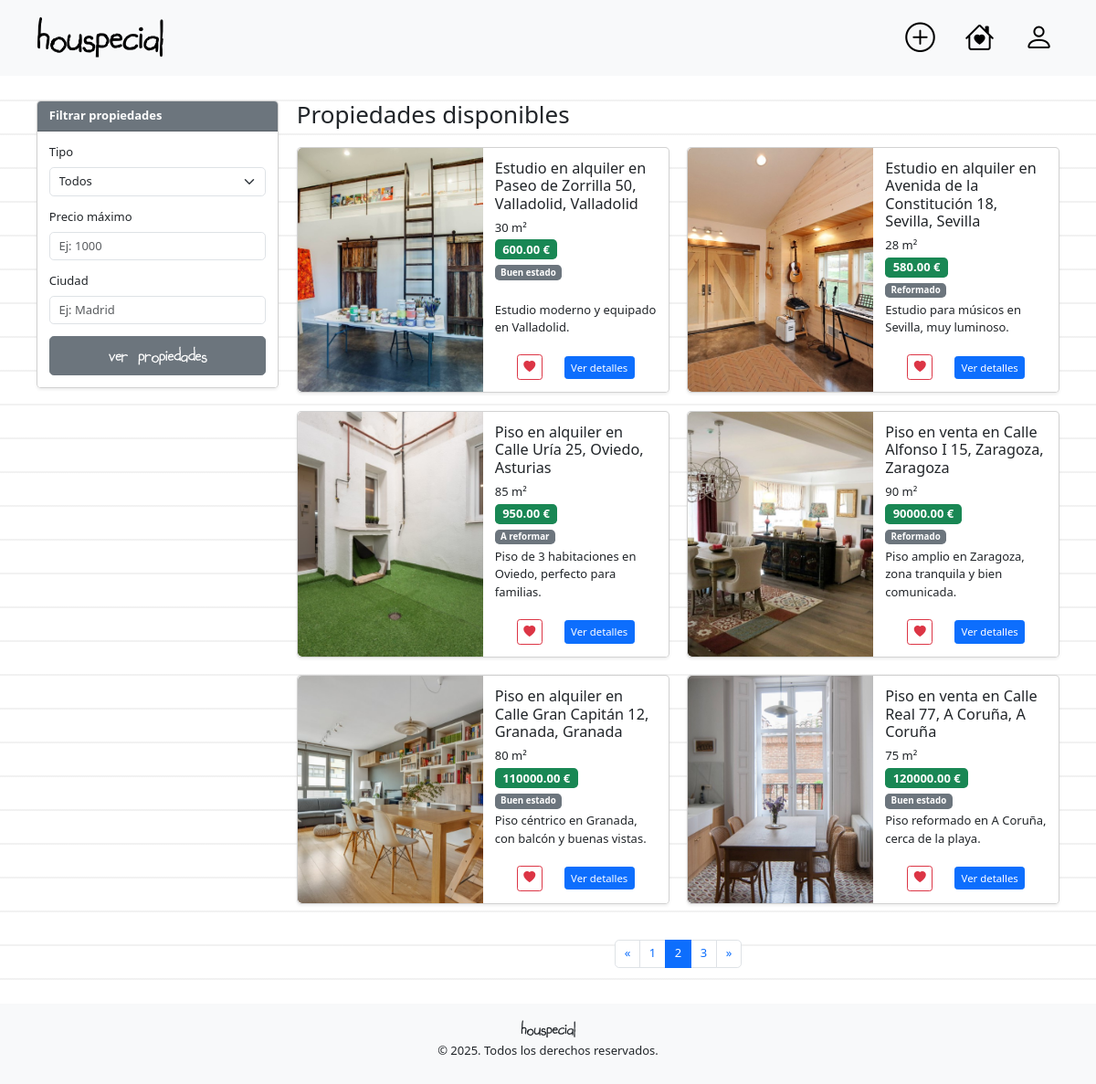
Screenshot of /?page=2 with the database file from the repository.
### tables this page shows
CREATE TABLE
    `property_image` (
        `id` int (11) NOT NULL AUTO_INCREMENT,
        `property_id` int (11) NOT NULL,
        `image_path` varchar(255) NOT NULL,
        `is_main` BOOLEAN DEFAULT 0,
        `uploaded_at` timestamp NOT NULL DEFAULT current_timestamp(),
        PRIMARY KEY (`id`),
        FOREIGN KEY (`property_id`) REFERENCES `property` (`id`) ON DELETE CASCADE
    );

CREATE TABLE
    `property` (
        `id` int (11) NOT NULL AUTO_INCREMENT,
        `property_type` ENUM (
            'Habitación',
            'Estudio',
            'Piso',
            'Casa'
        ) NOT NULL,
        `address_id` int (11) NOT NULL,
        `built_size` int (11) NOT NULL,
        `status` ENUM (
            'Obra nueva',
            'Reformado',
            'A reformar',
            'Buen estado'
        ) NOT NULL DEFAULT 'Buen estado',
        `immediate_availability` BOOLEAN NOT NULL DEFAULT 0,
        `user_id` int (11) NOT NULL,
        PRIMARY KEY (`id`),
        FOREIGN KEY (`address_id`) REFERENCES `address` (`id`) ON DELETE CASCADE,
        FOREIGN KEY (`user_id`) REFERENCES `user` (`id`) ON DELETE CASCADE
    );

CREATE TABLE
    `advert` (
        `id` int (11) NOT NULL AUTO_INCREMENT,
        `property_id` int (11) NOT NULL,
        `user_id` int (11) NOT NULL,
        `price` decimal(10, 2) NOT NULL,
        `action` ENUM (
            'Venta',
            'Alquiler'
        ) NOT NULL,
        `description` text NOT NULL,
        `created_at` timestamp NOT NULL DEFAULT current_timestamp(),
        PRIMARY KEY (`id`),
        FOREIGN KEY (`property_id`) REFERENCES `property` (`id`) ON DELETE CASCADE,
        FOREIGN KEY (`user_id`) REFERENCES `user` (`id`) ON DELETE CASCADE
    );

### views/home.php (the view, shortened to what the rows shown need)
<?php
$advertFacade = new AdvertFacade(new AdvertConverter(), new PropertyConverter(), new ImageConverter());
$adverts = $advertFacade->getAllAdverts();
$advertsPerPage = 6;
$page = isset($_GET['page']) ? max(1, intval($_GET['page'])) : 1;
$start = ($page - 1) * $advertsPerPage;
$advertsToShow = array_slice($adverts, $start, $advertsPerPage);
?>
<?php require_once __DIR__ . '/partials/head.php'; ?>
<main>
    <div class="container body-ody-ody">
        <div class="row">
            <div class="col-12 col-md-9 mb-4">
                <h2 class="mb-4">Propiedades disponibles</h2>
                <div class="row g-4">
                    <?php if (empty($adverts)): ?>
                        <div class="col-12">
                            <div class="alert alert-secondary text-center">
                                No se encontraron propiedades disponibles.
                            </div>
                        </div>
                    <?php else: ?>
                        <?php foreach ($advertsToShow as $advert): ?>
                            <div class="col-12 col-lg-6">
                                <div class="card h-100 shadow-sm">
                                    <div class="row g-0 h-100">
                                        <div class="col-6 d-flex align-items-stretch" style="overflow: hidden;">
                                            <?php if ($advert['advert']->main_image): ?>
                                                <img src="<?= htmlspecialchars($advert['advert']->main_image) ?>"
                                                     class="img-fluid rounded-start w-100 h-100"
                                                     alt="Imagen propiedad"
                                                     style="object-fit: cover; min-height: 200px;">
                                            <?php endif; ?>
                                        </div>
                                        <div class="col-6">
                                            <div class="card-body d-flex flex-column h-100">
                                                <h5 class="card-title">
                                                    <?= htmlspecialchars($advert['title']) ?>
                                                </h5>
                                                <p class="card-text mb-1">
                                                    <?= htmlspecialchars($advert['property']->built_size) ?> m²
                                                </p>
                                                <p class="card-text mb-1">
                                                    <span class="badge text-bg-success fs-6"><?= htmlspecialchars($advert['advert']->price) ?> €</span>
                                                </p>
                                                <p class="card-text mb-1">
                                                    <span class="badge text-bg-secondary"><?= htmlspecialchars($advert['property']->status) ?></span>
                                                </p>
                                                <p class="card-text flex-grow-1 d-flex align-items-end">
                                                    <?= htmlspecialchars($advert['advert']->description) ?>
                                                </p>
                                                <div class="mt-2 d-flex justify-content-evenly align-items-center">
                                                    <button class="btn btn-outline-danger btn-sm" title="Añadir a favoritos"><i class="bi bi-heart-fill"></i></button>
                                                    <a href="/detallePropiedad?id=<?= urlencode($advert['advert']->id) ?>" class="btn btn-primary btn-sm" title="Ver detalles">Ver detalles</a>
                                                </div>
                                            </div>
                                        </div>
                                    </div>
                                </div>
                            </div>
                        <?php endforeach; ?>
                    <?php endif; ?>
                </div>
            </div>
        </div>
    </div>
</main>
<?php require_once __DIR__ . '/partials/footer.php'; ?>

### rows the page displays
property_image: image_path (picture)
property: built_size "30", status "Buen estado"
advert: price "600.00", description "Estudio moderno y equipado en Valladolid."
property_image: image_path (picture)
property: built_size "28", status "Reformado"
advert: price "580.00", description "Estudio para músicos en Sevilla, muy luminoso."
property_image: image_path (picture)
property: built_size "85", status "A reformar"
advert: price "950.00", description "Piso de 3 habitaciones en Oviedo, perfecto para familias."
property_image: image_path (picture)
property: built_size "90", status "Reformado"
advert: price "90000.00", description "Piso amplio en Zaragoza, zona tranquila y bien comunicada."
property_image: image_path (picture)
property: built_size "80", status "Buen estado"
advert: price "110000.00", description "Piso céntrico en Granada, con balcón y buenas vistas."
property_image: image_path (picture)
property: built_size "75", status "Buen estado"
advert: price "120000.00", description "Piso reformado en A Coruña, cerca de la playa."

### other values shown
$advert['title'] "Estudio en alquiler en Paseo de Zorrilla 50, Valladolid, Valladolid"
$advert['title'] "Estudio en alquiler en Avenida de la Constitución 18, Sevilla, Sevilla"
$advert['title'] "Piso en alquiler en Calle Uría 25, Oviedo, Asturias"
$advert['title'] "Piso en venta en Calle Alfonso I 15, Zaragoza, Zaragoza"
$advert['title'] "Piso en alquiler en Calle Gran Capitán 12, Granada, Granada"
$advert['title'] "Piso en venta en Calle Real 77, A Coruña, A Coruña"
